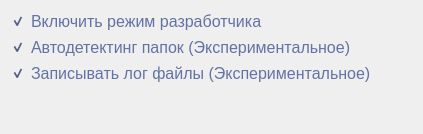
      <widget class="QWidget" name="dev_tab">
       <attribute name="title">
        <string>Для разработчика</string>
       </attribute>
       <layout class="QGridLayout" name="gridLayout_5">
        <item row="0" column="1">
         <spacer name="horizontalSpacer_5">
          <property name="orientation">
           <enum>Qt::Horizontal</enum>
          </property>
          <property name="sizeHint" stdset="0">
           <size>
            <width>40</width>
            <height>20</height>
           </size>
          </property>
         </spacer>
        </item>
        <item row="0" column="0">
         <layout class="QVBoxLayout" name="verticalLayout_5">
          <item>
           <widget class="QCheckBox" name="enableDevMode">
            <property name="enabled">
             <bool>false</bool>
            </property>
            <property name="sizePolicy">
             <sizepolicy hsizetype="Minimum" vsizetype="Preferred">
              <horstretch>0</horstretch>
              <verstretch>0</verstretch>
             </sizepolicy>
            </property>
            <property name="font">
             <font>
              <family>Segoe UI</family>
              <pointsize>12</pointsize>
             </font>
            </property>
            <property name="styleSheet">
             <string notr="true">color: rgb(98, 114, 164);
background-color: rgba(0, 0, 0, 0);
border:none;
</string>
            </property>
            <property name="text">
             <string>Включить режим разработчика</string>
            </property>
            <property name="checked">
             <bool>true</bool>
            </property>
           </widget>
          </item>
          <item>
           <widget class="QCheckBox" name="folderAutodecting">
            <property name="enabled">
             <bool>false</bool>
            </property>
            <property name="sizePolicy">
             <sizepolicy hsizetype="Minimum" vsizetype="Preferred">
              <horstretch>0</horstretch>
              <verstretch>0</verstretch>
             </sizepolicy>
            </property>
            <property name="font">
             <font>
              <family>Segoe UI</family>
              <pointsize>12</pointsize>
             </font>
            </property>
            <property name="styleSheet">
             <string notr="true">color: rgb(98, 114, 164);
background-color: rgba(0, 0, 0, 0);
border:none;
</string>
            </property>
            <property name="text">
             <string>Автодетектинг папок (Экспериментальное)</string>
            </property>
            <property name="checked">
             <bool>true</bool>
            </property>
           </widget>
          </item>
          <item>
           <widget class="QCheckBox" name="enableLogging">
            <property name="enabled">
             <bool>false</bool>
            </property>
            <property name="sizePolicy">
             <sizepolicy hsizetype="Minimum" vsizetype="Preferred">
              <horstretch>0</horstretch>
              <verstretch>0</verstretch>
             </sizepolicy>
            </property>
            <property name="font">
             <font>
              <family>Segoe UI</family>
              <pointsize>12</pointsize>
             </font>
            </property>
            <property name="styleSheet">
             <string notr="true">color: rgb(98, 114, 164);
background-color: rgba(0, 0, 0, 0);
border:none;
</string>
            </property>
            <property name="text">
             <string>Записывать лог файлы (Экспериментальное)</string>
            </property>
            <property name="checked">
             <bool>true</bool>
            </property>
           </widget>
          </item>
         </layout>
        </item>
        <item row="2" column="0">
         <spacer name="verticalSpacer_12">
          <property name="orientation">
           <enum>Qt::Vertical</enum>
          </property>
          <property name="sizeHint" stdset="0">
           <size>
            <width>20</width>
            <height>40</height>
           </size>
          </property>
         </spacer>
        </item>
       </layout>
      </widget>
